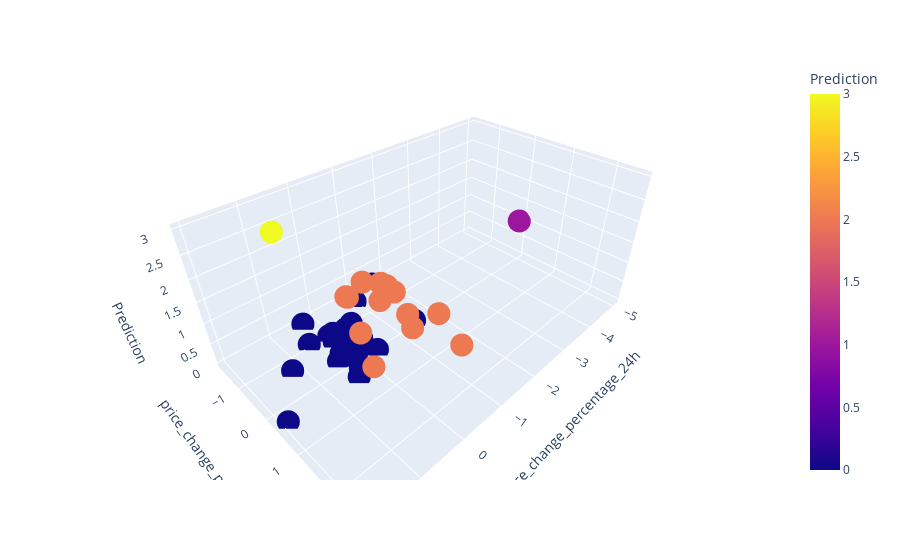

The notebook cell this image was saved under:
### Markdown cell above
#### Answer the following question: 

  * **Question:** After visually analyzing the cluster analysis results, what is the impact of using fewer features to cluster the data using K-Means?

  * **Answer:   After visually reviewing the cluster analysis, reducing the number of features for K-Means clustering had a significant effect. Initially, using the full set of features, the elbow curve suggested that 4 clusters were optimal. However, two of those clusters had only one data point each, and the separation between the remaining clusters was unclear. By applying Probabilistic PCA (PPCA) and reducing the features, we found that using K=2 produced clearer and more precise clusters in the resulting plot.**

### Code cell
# 3D Plot - see what is different 

# Created a 3D scatter plot to test and see if you can have a better understanding

market_scaled_plot = px.scatter_3d(
    df_market_scaled_prediction, 
    x="price_change_percentage_24h", 
    y="price_change_percentage_7d", 
    z="Prediction", 
    color="Prediction", 
    hover_data=['price_change_percentage_24h', 'price_change_percentage_7d'] 
)

# Show the plot
market_scaled_plot.show()

### Figure 1 — Plotly figure (JSON) as saved in the notebook; plotly's stock layout.template omitted (floating-point values rounded to 4 significant figures)
{"data": [{"hovertemplate": "price_change_percentage_24h=%{x}<br>price_change_percentage_7d=%{y}<br>Prediction=%{marker.color}<extra></extra>", "legendgroup": "", "marker": {"color": [2, 2, 0, 0, 2, 2, 2, 2, 2, 0, 0, 0, 0, 2, 0, 2, 0, 0, 2, 0, 0, 2, 0, 0, 0, 0, 0, 0, 2, 0, 0, 0, 1, 2, 0, 0, 3, 0, 0, 0, 0], "coloraxis": "coloraxis", "symbol": "circle"}, "mode": "markers", "name": "", "scene": "scene", "showlegend": false, "type": "scatter3d", "x": [0.5085, 0.1854, 0.02177, -0.04076, 1.193, 0.8919, 0.0114, 0.1025, 0.0775, 0.449, 0.3313, 0.03435, 0.1557, 0.2627, 0.13, -0.1516, -0.9232, -0.2775, -0.256, 0.1809, 0.2865, 0.5155, 0.05176, -0.05203, -0.218, 0.06134, 0.2591, 0.5851, -0.1275, -1.612, -0.2969, -0.07131, -4.981, -0.1252, -1.429, 1.92, 1.046, -0.409, 0.4147, 0.07804, 1.217], "y": [0.4932, 0.9344, -0.7063, -0.8109, 2.001, 1.327, 2.572, 1.508, 0.3343, -0.1907, -1.615, -0.733, -0.9225, 1.793, -0.04102, 0.7082, -1.437, -0.3852, 1.84, -0.7049, -0.3263, 0.4618, -0.9284, -0.4572, -0.8494, -0.7067, 0.2495, -0.9942, 0.9291, -1.682, 0.09476, -0.2295, -0.04518, 0.5807, -0.02551, 0.3704, -0.6183, -0.907, 0.414, -0.6877, -0.6077], "z": [2, 2, 0, 0, 2, 2, 2, 2, 2, 0, 0, 0, 0, 2, 0, 2, 0, 0, 2, 0, 0, 2, 0, 0, 0, 0, 0, 0, 2, 0, 0, 0, 1, 2, 0, 0, 3, 0, 0, 0, 0]}], "layout": {"autosize": true, "coloraxis": {"colorbar": {"title": {"text": "Prediction"}}, "colorscale": [[0, "#0d0887"], [0.1111, "#46039f"], [0.2222, "#7201a8"], [0.3333, "#9c179e"], [0.4444, "#bd3786"], [0.5556, "#d8576b"], [0.6667, "#ed7953"], [0.7778, "#fb9f3a"], [0.8889, "#fdca26"], [1, "#f0f921"]]}, "legend": {"tracegroupgap": 0}, "margin": {"t": 60}, "scene": {"aspectmode": "auto", "aspectratio": {"x": 1.551, "y": 0.9562, "z": 0.6743}, "camera": {"center": {"x": 0, "y": 0, "z": 0}, "eye": {"x": 1.196, "y": 1.196, "z": 1.196}, "projection": {"type": "perspective"}, "up": {"x": 0, "y": 0, "z": 1}}, "domain": {"x": [0, 1], "y": [0, 1]}, "xaxis": {"title": {"text": "price_change_percentage_24h"}, "type": "linear"}, "yaxis": {"title": {"text": "price_change_percentage_7d"}, "type": "linear"}, "zaxis": {"title": {"text": "Prediction"}, "type": "linear"}}}}
